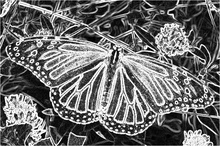
%> input picture 3/input images/image1.jpg, 220 x 146 px, shrunk from 800 x 532 before the run; its folder holds only this picture in this run
$ octave q1.m   (GNU Octave 9; MATLAB toolbox functions it lacks are replaced by stand-ins)
%> lines starting %> are read from the running program, lines starting %| are printed output that depends on the picture
filefolder = 'C:\Users\praveen\Desktop\imgp\3\Input Images\';
imagefiles = dir(fullfile(filefolder,'*.*'));
nfiles = length(imagefiles);

for i=[3]

    filename = imagefiles(i).name;
    fullfilename = fullfile(filefolder,filename);
    im2 = imread(fullfilename);
%> im2 is the input picture: size 146x220x3 uint8; min 0, max 255, mean 107.8

    im = im2double(rgb2gray(im2));
    [rows column depth] = size(im);
%> rows = 146; column = 220; depth = 1
    Gy = zeros(size(im));
    x = [1,0;0,-1];
    y = [0,1;-1,0];
    for l=1:rows
        for m=1:column
            for n=1:depth
                sx = 0;
                sy = 0;
                for i=1:2
                    for j=1:2
                       if(l+i-1<1 ||  l+i-1>rows)
                           sx = 0;
                           sy = 0;
                           continue
                       end
                       if(m+j-1<1 || m+j-1>column)
                           sx=0;
                           sy=0;
                           continue
                       end

                       sx = sx+im(l+i-1,m+j-1)*x(i,j);
                       sy = sy+im(l+i-1,m+j-1)*y(i,j);
                    end
                end
                Gy(l,m,n) = sqrt(sx.^2 + sy.^2);

            end
        end
    end
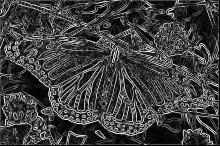
%> Gy: size 146x220 double; min 0, max 1.2, mean 0.302; drawn with min black and max white

    out1 = sprintf('(%s)-RobertCross.jpg',filename);
    BW = im2bw(Gy.^2, 6*mean(Gy(:).^2)); % thats what the inbuilt func uses
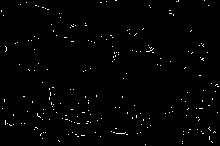
%> BW: size 146x220 logical; 1.1% white in thin lines or dots
    subplot(1,2,1),imshow(Gy),title('Gradient magnitude [0,1]');
%> after `imshow(Gy)`:
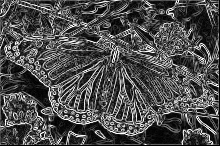
%> displayed picture: size 146x220, on the screen's scale of 0 to 255; min 0, max 255, mean 77
    subplot(1,2,2),imshow(BW),title('Binary');


end

$ run again, on 3/input images/image2.png
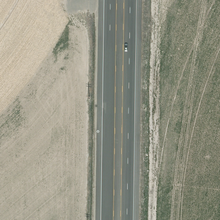
%> input picture 3/input images/image2.png, 220 x 220 px, shrunk from 512 x 512 before the run
%> im2 is the input picture: size 220x220x3 uint8; mean R, G, B 149.6, 148.8, 133.3
%> after the loop `for l=1:rows`:
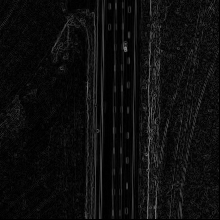
%> Gy: size 220x220 double; min 0, max 0.503, mean 0.0545
%> `BW = im2bw(Gy.^2, 6*mean(Gy(:).^2));`:
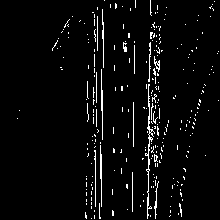
%> BW: size 220x220 logical; 3.9% white in thin lines or dots
